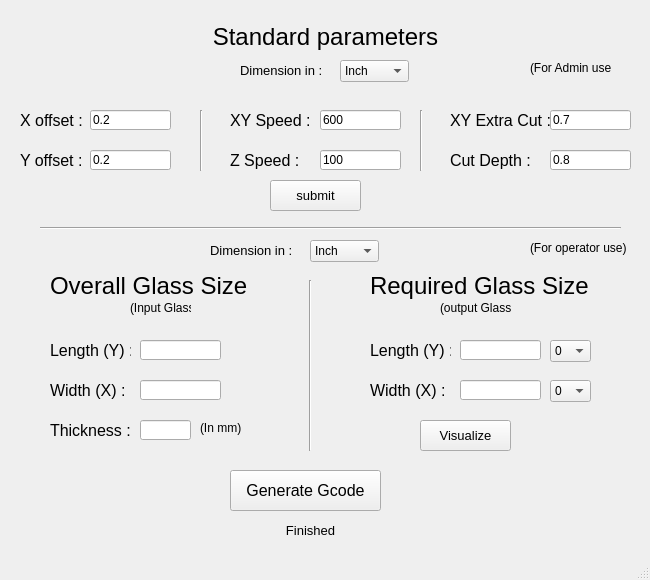
<?xml version="1.0" encoding="UTF-8"?>
<ui version="4.0">
 <class>MainWindow</class>
 <widget class="QMainWindow" name="MainWindow">
  <property name="geometry">
   <rect>
    <x>0</x>
    <y>0</y>
    <width>650</width>
    <height>580</height>
   </rect>
  </property>
  <property name="windowTitle">
   <string>GCode Generator - UMA ENTERPRISES</string>
  </property>
  <widget class="QWidget" name="centralwidget">
   <widget class="QLabel" name="label_heading2">
    <property name="geometry">
     <rect>
      <x>50</x>
      <y>270</y>
      <width>201</width>
      <height>31</height>
     </rect>
    </property>
    <property name="font">
     <font>
      <family>Arial</family>
      <pointsize>18</pointsize>
      <weight>50</weight>
      <bold>false</bold>
     </font>
    </property>
    <property name="text">
     <string>Overall Glass Size</string>
    </property>
   </widget>
   <widget class="QLabel" name="label_heading3">
    <property name="geometry">
     <rect>
      <x>370</x>
      <y>270</y>
      <width>221</width>
      <height>31</height>
     </rect>
    </property>
    <property name="font">
     <font>
      <family>Arial</family>
      <pointsize>18</pointsize>
      <weight>50</weight>
      <bold>false</bold>
     </font>
    </property>
    <property name="text">
     <string>Required Glass Size</string>
    </property>
   </widget>
   <widget class="QLabel" name="label_heading1">
    <property name="geometry">
     <rect>
      <x>190</x>
      <y>20</y>
      <width>271</width>
      <height>31</height>
     </rect>
    </property>
    <property name="font">
     <font>
      <family>Arial</family>
      <pointsize>18</pointsize>
      <weight>50</weight>
      <bold>false</bold>
     </font>
    </property>
    <property name="text">
     <string>Standard parameters</string>
    </property>
    <property name="alignment">
     <set>Qt::AlignBottom|Qt::AlignHCenter</set>
    </property>
   </widget>
   <widget class="Line" name="line">
    <property name="geometry">
     <rect>
      <x>300</x>
      <y>280</y>
      <width>20</width>
      <height>171</height>
     </rect>
    </property>
    <property name="orientation">
     <enum>Qt::Vertical</enum>
    </property>
   </widget>
   <widget class="QPushButton" name="pushButton_generate">
    <property name="geometry">
     <rect>
      <x>230</x>
      <y>470</y>
      <width>151</width>
      <height>41</height>
     </rect>
    </property>
    <property name="font">
     <font>
      <family>Arial</family>
      <pointsize>12</pointsize>
     </font>
    </property>
    <property name="text">
     <string>Generate Gcode</string>
    </property>
   </widget>
   <widget class="QComboBox" name="comboBox_admindimension">
    <property name="geometry">
     <rect>
      <x>340</x>
      <y>60</y>
      <width>69</width>
      <height>22</height>
     </rect>
    </property>
    <property name="font">
     <font>
      <family>Arial</family>
     </font>
    </property>
    <item>
     <property name="text">
      <string>Inch</string>
     </property>
    </item>
    <item>
     <property name="text">
      <string>mm</string>
     </property>
    </item>
    <item>
     <property name="text">
      <string>feet</string>
     </property>
    </item>
   </widget>
   <widget class="QLabel" name="label_xoffset">
    <property name="geometry">
     <rect>
      <x>20</x>
      <y>110</y>
      <width>71</width>
      <height>21</height>
     </rect>
    </property>
    <property name="font">
     <font>
      <family>Arial</family>
      <pointsize>12</pointsize>
     </font>
    </property>
    <property name="text">
     <string>X offset :</string>
    </property>
   </widget>
   <widget class="QLabel" name="label_yoffset">
    <property name="geometry">
     <rect>
      <x>20</x>
      <y>150</y>
      <width>71</width>
      <height>21</height>
     </rect>
    </property>
    <property name="font">
     <font>
      <family>Arial</family>
      <pointsize>12</pointsize>
     </font>
    </property>
    <property name="text">
     <string>Y offset :</string>
    </property>
   </widget>
   <widget class="QLabel" name="label_xyspeed">
    <property name="geometry">
     <rect>
      <x>230</x>
      <y>110</y>
      <width>81</width>
      <height>21</height>
     </rect>
    </property>
    <property name="font">
     <font>
      <family>Arial</family>
      <pointsize>12</pointsize>
     </font>
    </property>
    <property name="text">
     <string>XY Speed :</string>
    </property>
   </widget>
   <widget class="QLabel" name="label_zspeed">
    <property name="geometry">
     <rect>
      <x>230</x>
      <y>150</y>
      <width>81</width>
      <height>21</height>
     </rect>
    </property>
    <property name="font">
     <font>
      <family>Arial</family>
      <pointsize>12</pointsize>
     </font>
    </property>
    <property name="text">
     <string>Z Speed :</string>
    </property>
   </widget>
   <widget class="QLabel" name="label_xyextracut">
    <property name="geometry">
     <rect>
      <x>450</x>
      <y>110</y>
      <width>101</width>
      <height>21</height>
     </rect>
    </property>
    <property name="font">
     <font>
      <family>Arial</family>
      <pointsize>12</pointsize>
     </font>
    </property>
    <property name="text">
     <string>XY Extra Cut :</string>
    </property>
   </widget>
   <widget class="QLabel" name="label_cutdepth">
    <property name="geometry">
     <rect>
      <x>450</x>
      <y>150</y>
      <width>91</width>
      <height>21</height>
     </rect>
    </property>
    <property name="font">
     <font>
      <family>Arial</family>
      <pointsize>12</pointsize>
     </font>
    </property>
    <property name="text">
     <string>Cut Depth :</string>
    </property>
   </widget>
   <widget class="QLabel" name="label_admindimension">
    <property name="geometry">
     <rect>
      <x>240</x>
      <y>60</y>
      <width>91</width>
      <height>21</height>
     </rect>
    </property>
    <property name="font">
     <font>
      <family>Arial</family>
      <pointsize>10</pointsize>
     </font>
    </property>
    <property name="text">
     <string>Dimension in :</string>
    </property>
   </widget>
   <widget class="Line" name="line_2">
    <property name="geometry">
     <rect>
      <x>40</x>
      <y>220</y>
      <width>581</width>
      <height>16</height>
     </rect>
    </property>
    <property name="orientation">
     <enum>Qt::Horizontal</enum>
    </property>
   </widget>
   <widget class="QLineEdit" name="lineEdit_xoffset">
    <property name="geometry">
     <rect>
      <x>90</x>
      <y>110</y>
      <width>81</width>
      <height>20</height>
     </rect>
    </property>
    <property name="text">
     <string>0.2</string>
    </property>
   </widget>
   <widget class="QLineEdit" name="lineEdit_yoffset">
    <property name="geometry">
     <rect>
      <x>90</x>
      <y>150</y>
      <width>81</width>
      <height>20</height>
     </rect>
    </property>
    <property name="text">
     <string>0.2</string>
    </property>
   </widget>
   <widget class="QLineEdit" name="lineEdit_xyspeed">
    <property name="geometry">
     <rect>
      <x>320</x>
      <y>110</y>
      <width>81</width>
      <height>20</height>
     </rect>
    </property>
    <property name="text">
     <string>600</string>
    </property>
   </widget>
   <widget class="QLineEdit" name="lineEdit_zspeed">
    <property name="geometry">
     <rect>
      <x>320</x>
      <y>150</y>
      <width>81</width>
      <height>20</height>
     </rect>
    </property>
    <property name="text">
     <string>100</string>
    </property>
   </widget>
   <widget class="QLineEdit" name="lineEdit_xyextracut">
    <property name="geometry">
     <rect>
      <x>550</x>
      <y>110</y>
      <width>81</width>
      <height>20</height>
     </rect>
    </property>
    <property name="text">
     <string>0.7</string>
    </property>
   </widget>
   <widget class="QLineEdit" name="lineEdit_cutdepth">
    <property name="geometry">
     <rect>
      <x>550</x>
      <y>150</y>
      <width>81</width>
      <height>20</height>
     </rect>
    </property>
    <property name="text">
     <string>0.8</string>
    </property>
   </widget>
   <widget class="Line" name="line_3">
    <property name="geometry">
     <rect>
      <x>200</x>
      <y>110</y>
      <width>3</width>
      <height>61</height>
     </rect>
    </property>
    <property name="orientation">
     <enum>Qt::Vertical</enum>
    </property>
   </widget>
   <widget class="Line" name="line_4">
    <property name="geometry">
     <rect>
      <x>420</x>
      <y>110</y>
      <width>3</width>
      <height>61</height>
     </rect>
    </property>
    <property name="orientation">
     <enum>Qt::Vertical</enum>
    </property>
   </widget>
   <widget class="QLabel" name="label_userdimension">
    <property name="geometry">
     <rect>
      <x>210</x>
      <y>240</y>
      <width>91</width>
      <height>21</height>
     </rect>
    </property>
    <property name="font">
     <font>
      <family>Arial</family>
      <pointsize>10</pointsize>
     </font>
    </property>
    <property name="text">
     <string>Dimension in :</string>
    </property>
   </widget>
   <widget class="QComboBox" name="comboBox_userdimension">
    <property name="geometry">
     <rect>
      <x>310</x>
      <y>240</y>
      <width>69</width>
      <height>22</height>
     </rect>
    </property>
    <property name="font">
     <font>
      <family>Arial</family>
     </font>
    </property>
    <item>
     <property name="text">
      <string>Inch</string>
     </property>
    </item>
    <item>
     <property name="text">
      <string>mm</string>
     </property>
    </item>
    <item>
     <property name="text">
      <string>feet</string>
     </property>
    </item>
   </widget>
   <widget class="QLabel" name="label_adminuse">
    <property name="geometry">
     <rect>
      <x>530</x>
      <y>60</y>
      <width>81</width>
      <height>16</height>
     </rect>
    </property>
    <property name="text">
     <string>(For Admin use)</string>
    </property>
   </widget>
   <widget class="QLabel" name="label_operatoruse">
    <property name="geometry">
     <rect>
      <x>530</x>
      <y>240</y>
      <width>111</width>
      <height>16</height>
     </rect>
    </property>
    <property name="text">
     <string>(For operator use)</string>
    </property>
   </widget>
   <widget class="QLabel" name="label_inputglass">
    <property name="geometry">
     <rect>
      <x>130</x>
      <y>300</y>
      <width>61</width>
      <height>16</height>
     </rect>
    </property>
    <property name="text">
     <string>(Input Glass)</string>
    </property>
   </widget>
   <widget class="QLabel" name="label_outputglass">
    <property name="geometry">
     <rect>
      <x>440</x>
      <y>300</y>
      <width>71</width>
      <height>16</height>
     </rect>
    </property>
    <property name="text">
     <string>(output Glass)</string>
    </property>
   </widget>
   <widget class="QLabel" name="label_inputlength">
    <property name="geometry">
     <rect>
      <x>50</x>
      <y>340</y>
      <width>81</width>
      <height>21</height>
     </rect>
    </property>
    <property name="font">
     <font>
      <family>Arial</family>
      <pointsize>12</pointsize>
     </font>
    </property>
    <property name="text">
     <string>Length (Y) :</string>
    </property>
   </widget>
   <widget class="QLabel" name="label_inputwidth">
    <property name="geometry">
     <rect>
      <x>50</x>
      <y>380</y>
      <width>81</width>
      <height>21</height>
     </rect>
    </property>
    <property name="font">
     <font>
      <family>Arial</family>
      <pointsize>12</pointsize>
     </font>
    </property>
    <property name="text">
     <string>Width (X) :</string>
    </property>
   </widget>
   <widget class="QLabel" name="label_xoffset_4">
    <property name="geometry">
     <rect>
      <x>50</x>
      <y>420</y>
      <width>81</width>
      <height>21</height>
     </rect>
    </property>
    <property name="font">
     <font>
      <family>Arial</family>
      <pointsize>12</pointsize>
     </font>
    </property>
    <property name="text">
     <string>Thickness :</string>
    </property>
   </widget>
   <widget class="QLineEdit" name="lineEdit_inputlength">
    <property name="geometry">
     <rect>
      <x>140</x>
      <y>340</y>
      <width>81</width>
      <height>20</height>
     </rect>
    </property>
   </widget>
   <widget class="QLineEdit" name="lineEdit_inputwidth">
    <property name="geometry">
     <rect>
      <x>140</x>
      <y>380</y>
      <width>81</width>
      <height>20</height>
     </rect>
    </property>
   </widget>
   <widget class="QLineEdit" name="lineEdit_9">
    <property name="geometry">
     <rect>
      <x>140</x>
      <y>420</y>
      <width>51</width>
      <height>20</height>
     </rect>
    </property>
   </widget>
   <widget class="QLabel" name="label_outputwidth">
    <property name="geometry">
     <rect>
      <x>370</x>
      <y>380</y>
      <width>81</width>
      <height>21</height>
     </rect>
    </property>
    <property name="font">
     <font>
      <family>Arial</family>
      <pointsize>12</pointsize>
     </font>
    </property>
    <property name="text">
     <string>Width (X) :</string>
    </property>
   </widget>
   <widget class="QLineEdit" name="lineEdit_outputwidth">
    <property name="geometry">
     <rect>
      <x>460</x>
      <y>380</y>
      <width>81</width>
      <height>20</height>
     </rect>
    </property>
   </widget>
   <widget class="QLineEdit" name="lineEdit_outputlength">
    <property name="geometry">
     <rect>
      <x>460</x>
      <y>340</y>
      <width>81</width>
      <height>20</height>
     </rect>
    </property>
   </widget>
   <widget class="QLabel" name="label_outputlength">
    <property name="geometry">
     <rect>
      <x>370</x>
      <y>340</y>
      <width>81</width>
      <height>21</height>
     </rect>
    </property>
    <property name="font">
     <font>
      <family>Arial</family>
      <pointsize>12</pointsize>
     </font>
    </property>
    <property name="text">
     <string>Length (Y) :</string>
    </property>
   </widget>
   <widget class="QComboBox" name="comboBox_outputlength">
    <property name="geometry">
     <rect>
      <x>550</x>
      <y>340</y>
      <width>41</width>
      <height>22</height>
     </rect>
    </property>
    <property name="font">
     <font>
      <family>Arial</family>
     </font>
    </property>
    <item>
     <property name="text">
      <string>0</string>
     </property>
    </item>
    <item>
     <property name="text">
      <string>1/8</string>
     </property>
    </item>
    <item>
     <property name="text">
      <string>1/4</string>
     </property>
    </item>
    <item>
     <property name="text">
      <string>3/8</string>
     </property>
    </item>
    <item>
     <property name="text">
      <string>1/2</string>
     </property>
    </item>
    <item>
     <property name="text">
      <string>5/8</string>
     </property>
    </item>
    <item>
     <property name="text">
      <string>3/4</string>
     </property>
    </item>
    <item>
     <property name="text">
      <string>7/8</string>
     </property>
    </item>
   </widget>
   <widget class="QComboBox" name="comboBox_outputwidth">
    <property name="geometry">
     <rect>
      <x>550</x>
      <y>380</y>
      <width>41</width>
      <height>22</height>
     </rect>
    </property>
    <property name="font">
     <font>
      <family>Arial</family>
     </font>
    </property>
    <item>
     <property name="text">
      <string>0</string>
     </property>
    </item>
    <item>
     <property name="text">
      <string>1/8</string>
     </property>
    </item>
    <item>
     <property name="text">
      <string>1/4</string>
     </property>
    </item>
    <item>
     <property name="text">
      <string>3/8</string>
     </property>
    </item>
    <item>
     <property name="text">
      <string>1/2</string>
     </property>
    </item>
    <item>
     <property name="text">
      <string>5/8</string>
     </property>
    </item>
    <item>
     <property name="text">
      <string>3/4</string>
     </property>
    </item>
    <item>
     <property name="text">
      <string>7/8</string>
     </property>
    </item>
   </widget>
   <widget class="QLabel" name="label_5">
    <property name="geometry">
     <rect>
      <x>200</x>
      <y>420</y>
      <width>41</width>
      <height>16</height>
     </rect>
    </property>
    <property name="text">
     <string>(In mm)</string>
    </property>
   </widget>
   <widget class="QPushButton" name="pushButton_visualize">
    <property name="geometry">
     <rect>
      <x>420</x>
      <y>420</y>
      <width>91</width>
      <height>31</height>
     </rect>
    </property>
    <property name="font">
     <font>
      <family>Arial</family>
      <pointsize>10</pointsize>
     </font>
    </property>
    <property name="text">
     <string>Visualize</string>
    </property>
   </widget>
   <widget class="QLabel" name="label_finshed">
    <property name="geometry">
     <rect>
      <x>270</x>
      <y>520</y>
      <width>81</width>
      <height>21</height>
     </rect>
    </property>
    <property name="font">
     <font>
      <family>Arial</family>
      <pointsize>10</pointsize>
     </font>
    </property>
    <property name="text">
     <string>Finished</string>
    </property>
    <property name="alignment">
     <set>Qt::AlignCenter</set>
    </property>
   </widget>
   <widget class="QLabel" name="label_logo">
    <property name="geometry">
     <rect>
      <x>30</x>
      <y>20</y>
      <width>61</width>
      <height>61</height>
     </rect>
    </property>
    <property name="text">
     <string/>
    </property>
    <property name="pixmap">
     <pixmap>../img/image.png</pixmap>
    </property>
    <property name="scaledContents">
     <bool>true</bool>
    </property>
   </widget>
   <widget class="QPushButton" name="pushButton_submit">
    <property name="geometry">
     <rect>
      <x>270</x>
      <y>180</y>
      <width>91</width>
      <height>31</height>
     </rect>
    </property>
    <property name="font">
     <font>
      <family>Arial</family>
      <pointsize>10</pointsize>
     </font>
    </property>
    <property name="text">
     <string>submit</string>
    </property>
   </widget>
  </widget>
  <widget class="QMenuBar" name="menubar">
   <property name="geometry">
    <rect>
     <x>0</x>
     <y>0</y>
     <width>650</width>
     <height>21</height>
    </rect>
   </property>
  </widget>
  <widget class="QStatusBar" name="statusbar"/>
 </widget>
 <resources/>
 <connections/>
</ui>
